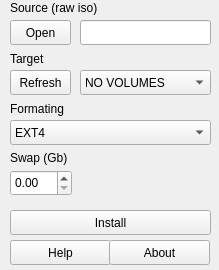
<?xml version="1.0" encoding="UTF-8"?>
<ui version="4.0">
 <class>MainWindow</class>
 <widget class="QMainWindow" name="MainWindow">
  <property name="geometry">
   <rect>
    <x>0</x>
    <y>0</y>
    <width>219</width>
    <height>270</height>
   </rect>
  </property>
  <property name="windowTitle">
   <string>MainWindow</string>
  </property>
  <widget class="QWidget" name="centralwidget">
   <widget class="QLabel" name="label">
    <property name="geometry">
     <rect>
      <x>10</x>
      <y>0</y>
      <width>91</width>
      <height>17</height>
     </rect>
    </property>
    <property name="text">
     <string>&lt;html&gt;&lt;head/&gt;&lt;body&gt;&lt;p&gt;Source (raw iso)&lt;/p&gt;&lt;/body&gt;&lt;/html&gt;</string>
    </property>
   </widget>
   <widget class="QLabel" name="label_2">
    <property name="geometry">
     <rect>
      <x>10</x>
      <y>50</y>
      <width>53</width>
      <height>17</height>
     </rect>
    </property>
    <property name="text">
     <string>Target</string>
    </property>
   </widget>
   <widget class="QComboBox" name="comboBox_2">
    <property name="geometry">
     <rect>
      <x>80</x>
      <y>70</y>
      <width>131</width>
      <height>25</height>
     </rect>
    </property>
    <property name="cursor">
     <cursorShape>PointingHandCursor</cursorShape>
    </property>
    <item>
     <property name="text">
      <string>NO VOLUMES</string>
     </property>
    </item>
   </widget>
   <widget class="QComboBox" name="comboBox">
    <property name="geometry">
     <rect>
      <x>10</x>
      <y>120</y>
      <width>201</width>
      <height>25</height>
     </rect>
    </property>
    <property name="cursor">
     <cursorShape>PointingHandCursor</cursorShape>
    </property>
    <item>
     <property name="text">
      <string>EXT4</string>
     </property>
    </item>
    <item>
     <property name="text">
      <string>EXT3</string>
     </property>
    </item>
    <item>
     <property name="text">
      <string>BTRFS</string>
     </property>
    </item>
    <item>
     <property name="text">
      <string>FAT32</string>
     </property>
    </item>
   </widget>
   <widget class="QLabel" name="label_3">
    <property name="geometry">
     <rect>
      <x>10</x>
      <y>100</y>
      <width>61</width>
      <height>17</height>
     </rect>
    </property>
    <property name="text">
     <string>Formating</string>
    </property>
   </widget>
   <widget class="QLabel" name="label_4">
    <property name="geometry">
     <rect>
      <x>10</x>
      <y>150</y>
      <width>61</width>
      <height>17</height>
     </rect>
    </property>
    <property name="text">
     <string>&lt;html&gt;&lt;head/&gt;&lt;body&gt;&lt;p&gt;Swap (Gb)&lt;/p&gt;&lt;/body&gt;&lt;/html&gt;</string>
    </property>
   </widget>
   <widget class="QDoubleSpinBox" name="doubleSpinBox">
    <property name="geometry">
     <rect>
      <x>10</x>
      <y>170</y>
      <width>62</width>
      <height>26</height>
     </rect>
    </property>
    <property name="cursor">
     <cursorShape>IBeamCursor</cursorShape>
    </property>
   </widget>
   <widget class="QPushButton" name="pushButton">
    <property name="geometry">
     <rect>
      <x>10</x>
      <y>20</y>
      <width>61</width>
      <height>25</height>
     </rect>
    </property>
    <property name="cursor">
     <cursorShape>PointingHandCursor</cursorShape>
    </property>
    <property name="text">
     <string>Open</string>
    </property>
   </widget>
   <widget class="QLineEdit" name="lineEdit">
    <property name="geometry">
     <rect>
      <x>80</x>
      <y>20</y>
      <width>131</width>
      <height>25</height>
     </rect>
    </property>
   </widget>
   <widget class="QPushButton" name="pushButton_2">
    <property name="geometry">
     <rect>
      <x>10</x>
      <y>70</y>
      <width>61</width>
      <height>25</height>
     </rect>
    </property>
    <property name="cursor">
     <cursorShape>PointingHandCursor</cursorShape>
    </property>
    <property name="text">
     <string>Refresh</string>
    </property>
   </widget>
   <widget class="QPushButton" name="pushButton_3">
    <property name="geometry">
     <rect>
      <x>10</x>
      <y>210</y>
      <width>201</width>
      <height>25</height>
     </rect>
    </property>
    <property name="cursor">
     <cursorShape>PointingHandCursor</cursorShape>
    </property>
    <property name="text">
     <string>Install</string>
    </property>
   </widget>
   <widget class="QPushButton" name="pushButton_4">
    <property name="geometry">
     <rect>
      <x>10</x>
      <y>240</y>
      <width>101</width>
      <height>25</height>
     </rect>
    </property>
    <property name="cursor">
     <cursorShape>WhatsThisCursor</cursorShape>
    </property>
    <property name="text">
     <string>Help</string>
    </property>
   </widget>
   <widget class="QPushButton" name="pushButton_5">
    <property name="geometry">
     <rect>
      <x>109</x>
      <y>240</y>
      <width>101</width>
      <height>25</height>
     </rect>
    </property>
    <property name="cursor">
     <cursorShape>PointingHandCursor</cursorShape>
    </property>
    <property name="text">
     <string>About</string>
    </property>
   </widget>
  </widget>
 </widget>
 <resources/>
 <connections/>
</ui>
